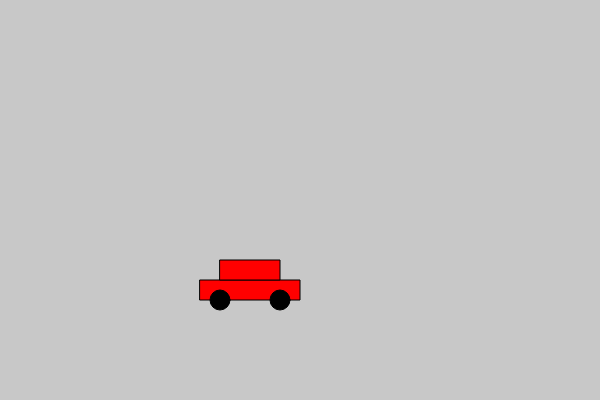
Frame 1 (no input)
Frame 60 (no input): identical to frame 1, image omitted
Frame 120 (the mouse pressed at the canvas centre since frame 60): identical to frame 1, image omitted

The p5.js sketch that drew this single still picture (run headless with seeded random() and noise() and a simulated clock; from frame 60 on, the mouse is pressed at the canvas centre):

// p5.js sketch
// ── sketch.js
function setup() {
  createCanvas(600, 400);
}

function draw() {
  background(200);

  // Draw one car at position (200, 300)
  drawCar(200, 300);
}

// Function to draw a simple car
function drawCar(x, y) {
  // Car body
  fill(255, 0, 0);
  rect(x, y - 20, 100, 20); // bottom part
  rect(x + 20, y - 40, 60, 20); // top part

  // Wheels
  fill(0);
  ellipse(x + 20, y, 20, 20); // front wheel
  ellipse(x + 80, y, 20, 20); // back wheel
}
